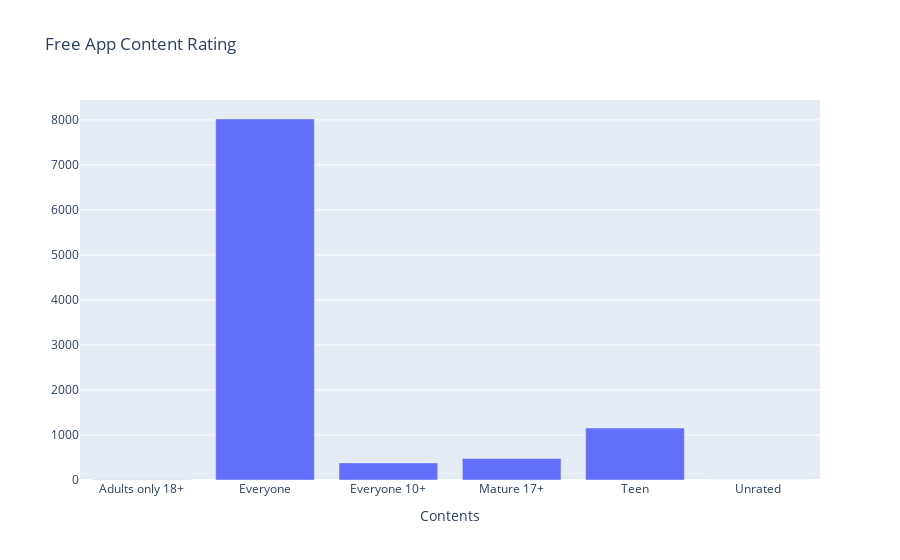

Write notebook code for a chart like this one.
### Markdown cell above
# Is Google Bias ??

### Code cell
col='Content Rating'
v1=d1[col].value_counts().reset_index()
v1=v1.rename(columns={col:'count','index':col})
v1['percent']=v1['count'].apply(lambda x : 100*x/sum(v1['count']))
v1=v1.sort_values(col)
trace1 = go.Bar(x=v1[col], y=v1["count"], name="Free", marker=dict())
layout={'title':"Free App Content Rating ",'xaxis':{'title':"Contents"}}
fig = go.Figure(data=[trace1], layout=layout)
iplot(fig)

### Figure 1 — Plotly figure (JSON) as saved in the notebook; plotly's stock layout.template omitted (floating-point values rounded to 4 significant figures)
{"data": [{"name": "Free", "type": "bar", "x": ["Adults only 18+", "Everyone", "Everyone 10+", "Mature 17+", "Teen", "Unrated"], "y": [3, 8020, 380, 479, 1156, 2]}], "layout": {"title": {"text": "Free App Content Rating "}, "xaxis": {"title": {"text": "Contents"}}}}
